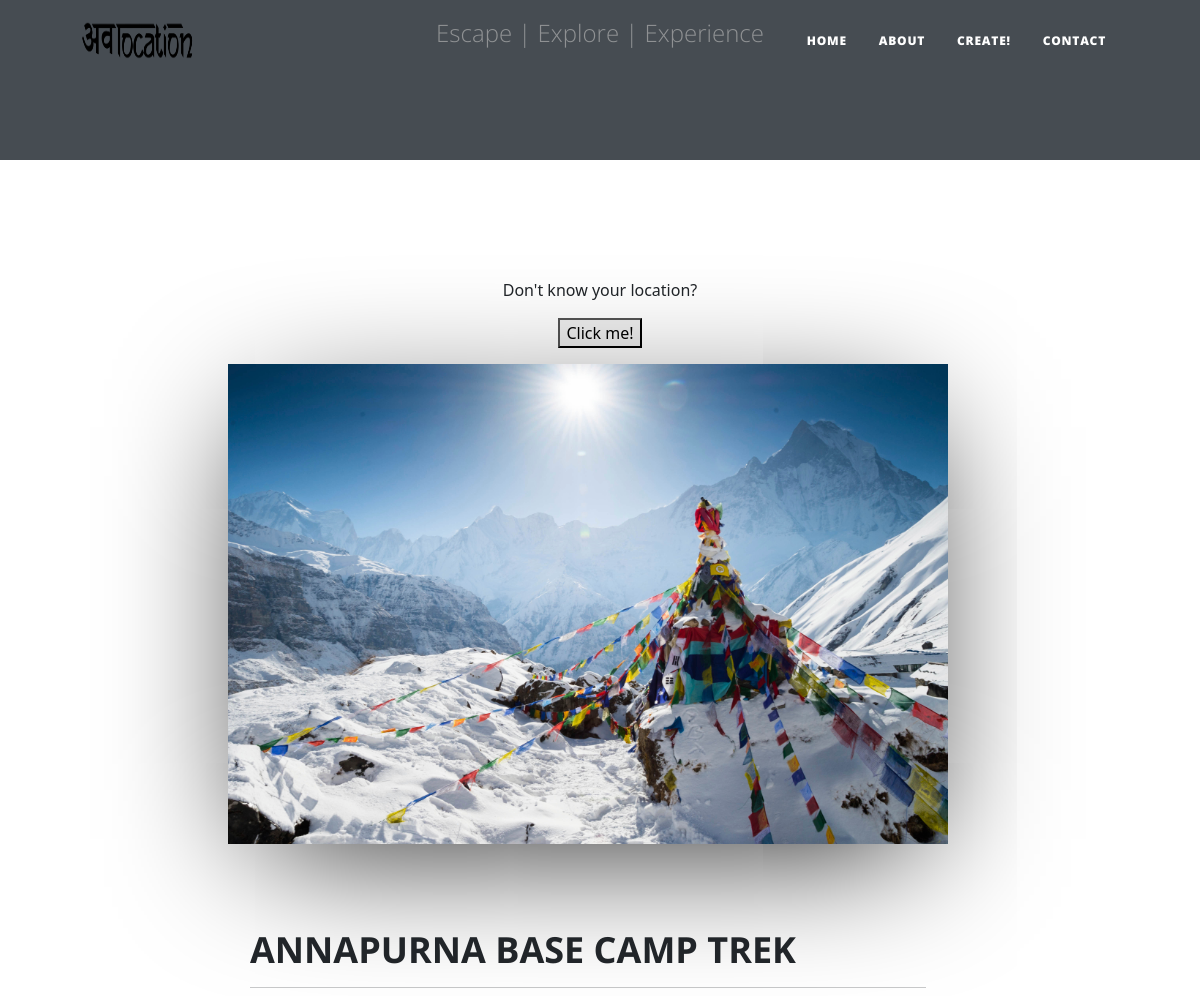
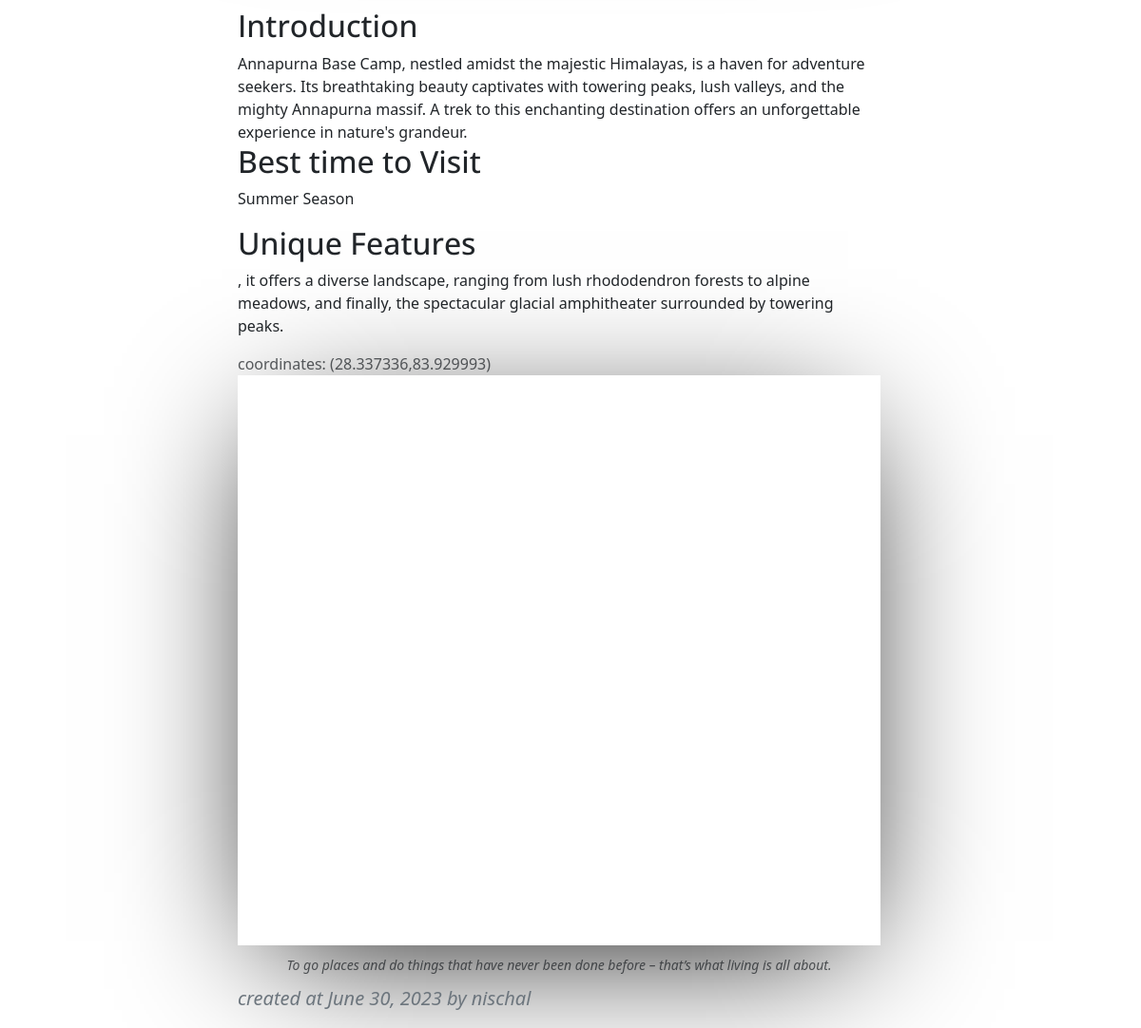
Screenshot of /blog/20/ with the database file from the repository (2 pictures, top to bottom).
### blog/models.py (models this page shows, shortened)
class Blog(models.Model):
    title = models.CharField(max_length=200)
    location = models.CharField(max_length=200,null=True,blank=True)
    desc = models.ForeignKey(Description, on_delete=models.CASCADE)
    image= models.ImageField(upload_to='images/',null=True,blank=True)
    created_at = models.DateTimeField(auto_now_add=True)
    author_id = models.IntegerField(null=True,blank=True)
    choices = (
        ('Food', 'Food'),
        ('Accomodation', 'Accomodation'),
        ('Cultural', 'Cultural'),
        ('Historic', 'Historic'),
        ('Others', 'Others'),
    )
    category = models.CharField(max_length=200, choices=choices, default='Others')
    author_name = models.ForeignKey(User, on_delete=models.CASCADE, null=True, blank=True)
    latitude = models.DecimalField(max_digits=9, decimal_places=6)
    longitude = models.DecimalField(max_digits=9, decimal_places=6)
    def __str__(self):
        return self.title

class Description(models.Model):
    things_to_do = models.CharField(max_length=2000 ,null=True,blank=True)
    best_time_to_visit = models.CharField(max_length=50,null=True,blank=True)
    unique_features = models.CharField(max_length=50,null=True,blank=True)

### blog/views.py (the view)
# urls.py: 2. Add a URL to urlpatterns:  path('blog/', include('blog.urls'))
def blog(request,blog_id):
    oneblog=Blog.objects.get(id=blog_id)
    print(oneblog)
    template_name = 'blog.html'
    context = {
        'blog':oneblog,
    }
    return render(request,template_name,context)

### blog/templates/blog.html (shortened to what this page needs)
{% extends 'base.html' %}
{% load static %}
{% block csslinking %}
<link href="https://cdn.jsdelivr.net/npm/bootstrap@5.3.0/dist/css/bootstrap.min.css" rel="stylesheet">
    <link rel = 'stylesheet' href= {% static 'css\base.css' %} >
    <link rel = 'stylesheet' href= {% static 'css\blog.css' %} >
{% endblock csslinking %}
{% block contentbody %}
    <div class="row   justify-content-center fix-width ">
        {% if blog.image %}
            <img class="blog-image" src="{{blog.image.url}}"/>
        {% endif %}
            <div class="col-md-10 col-lg-8 col-xl-7">
                <br>
                <h1 class = "section-heading">{{blog.title}}</h1>
                <hr>
                <h2 class = "section-subheading"> Introduction</h2>
                {{blog.desc.things_to_do}}
                <h2 class="section-subheading">Best time to Visit</h2>
                <p>{{blog.desc.best_time_to_visit}}</p>
                <h2 class="section-subheading">Unique Features</h2>
                <p>{{blog.desc.unique_features}}</p>
                <span class="text-muted">
                    coordinates: ({{blog.latitude}},{{blog.longitude}})
                </span>
                <div id="map" style="width:100%;height:600px;"></div>
                <span class="caption text-muted">To go places and do things that have never been done before – that’s what living is all about.</span>
                <blockquote class="blockquote">
                    created at {{blog.created_at.date}} by {{blog.author_name}}
                </blockquote>
            </div>
    </div>
{% endblock contentbody %}

### static/css/base.css (style rules this page uses)
.blog-image { width: 60vw; height: 40vw; }
h1 { font-size: 3vw; text-transform: uppercase; }
html, body { height: 100%; }
#map { box-shadow: 0px 29px 144px -34px rgba(0,0,0,1); -webkit-box-shadow: 0px 29px 144px -34px rgba(0,0,0,1); -moz-box-shadow: 0px 29px 144px -34px rgba(0,0,0,1); transition: 2s ease-in-out; }

### static/css/blog.css (style rules this page uses)
html { height: 100%; }
body { height: fit-content; }
.fix-width { width: 100%; }
#map { box-shadow: 0px 29px 144px -34px rgba(0,0,0,1); -webkit-box-shadow: 0px 29px 144px -34px rgba(0,0,0,1); -moz-box-shadow: 0px 29px 144px -34px rgba(0,0,0,1); transition: 2s ease-in-out; }
.blog-image { padding-left: 0; padding-right: 0; box-shadow: 0px 29px 144px -34px rgba(0,0,0,1); -webkit-box-shadow: 0px 29px 144px -34px rgba(0,0,0,1); -moz-box-shadow: 0px 29px 144px -34px rgba(0,0,0,1); }

### rows the page displays
Blog: image (picture), title "ANNAPURNA BASE CAMP TREK", desc.things_to_do "Annapurna Base Camp, nestled amidst the majestic Himalayas, is a haven for adventure seekers. Its breathtaking beauty captivates with towering peaks, lush valleys, and the mighty Annapurna massif. A trek to this enchanting destination offers an unforgettable experience in nature's grandeur.", desc.best_time_to_visit "Summer Season", desc.unique_features ", it offers a diverse landscape, ranging from lush rhododendron forests to alpine meadows, and finally, the spectacular glacial amphitheater surrounded by towering peaks.", latitude "28.337336", longitude "83.929993", created_at "June 30, 2023", author_name "nischal"
